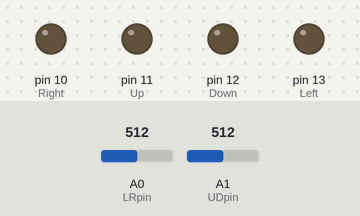
Bench run of a sketch on a simulated Arduino Uno, built with avr-gcc and run on an emulated ATmega328P. Shown: output pins drawn as LEDs (lit = HIGH). The inputs (shaded band) are chosen by the test bench; at power-on: A0 (LRpin) = 512, A1 (UDpin) = 512.

Above: at 1.2 s.
1.3 s: A0 (LRpin) set to 694
2.8 s: A0 (LRpin) set to 719
At 3.1 s:
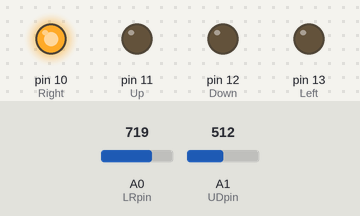
4.3 s: A1 (UDpin) set to 700
5.8 s: A1 (UDpin) set to 721
At 6.5 s:
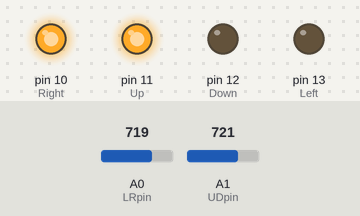
7.3 s: A0 (LRpin) set to 511
At 8.5 s:
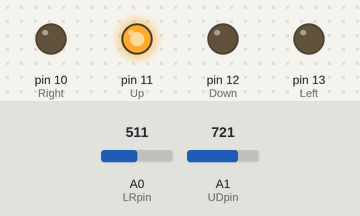
8.8 s: A1 (UDpin) set to 306
At 10.0 s:
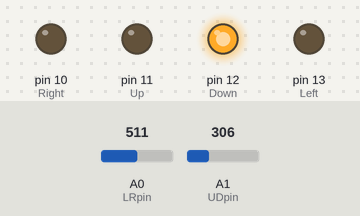
Timing chart, 0 to 11.3 s (numbered marks = the images above; inputs shaded):
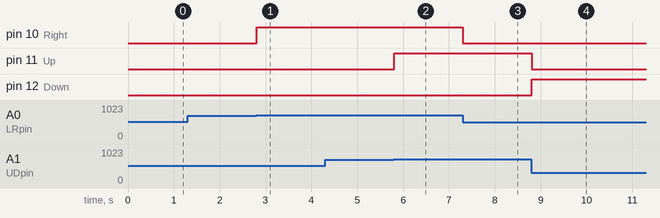

The sketch:

LED_Joystick_PWM.ino
```cpp
/* Use 220 Ohm resistors from LED to ground for current-limiting.
 *  Digital out connects to LED long leg, short leg to resistor, to ground.
 *  Long leg - anode - positive.
 *  Short leg - cathode - negative.
 *
 *  A0 - LR
 *  A1 - UD
 *  Both +LR and +UD are connected to 5V.
 */

#include "pwm.h"
#define DELAY     1000
#define THRESHOLD 200

  int LRpin = A0;
  int UDpin = A1;

  int LR = 0;
  int UD = 0;

  boolean Lval = 0;
  boolean Rval = 0;
  boolean Uval = 0;
  boolean Dval = 0;

  int LThresh = 512 - THRESHOLD;
  int RThresh = 512 + THRESHOLD;
  int DThresh = 512 - THRESHOLD;
  int UThresh = 512 + THRESHOLD;

void setup() {
  // put your setup code here, to run once:
  Serial.begin(9600);
  pinMode(10, OUTPUT);  // Right
  pinMode(11, OUTPUT);  // Up
  pinMode(12, OUTPUT);  // Down
  pinMode(13, OUTPUT);  // Left

  digitalWrite(10, LOW);
  digitalWrite(11, LOW);
  digitalWrite(12, LOW);
  digitalWrite(13, LOW);
}

void loop() {
  // put your main code here, to run repeatedly:
  LR = analogRead(LRpin);
  UD = analogRead(UDpin);
  /* Note: analog range for these inputs is 0 to 1024, so 512 is a zero. */

  /* For digital outs the best we can do is make sure that the joystick is above
   *  some threshold.  To improve it we could use PWM, making brightness proportional
   *  to the position of the joystick.
   */
/*
  Serial.print(LR);
  Serial.print(",");
  Serial.println(UD);
  delay(100);
*/
  // Assign values to each direction depending on whether raw count is beyond threshold.
  Lval = LR < LThresh;
  Rval = LR > RThresh;
  Dval = UD < DThresh;
  Uval = UD > UThresh;

  digitalWrite(10, Rval);
  digitalWrite(11, Uval);
  digitalWrite(12, Dval);
  digitalWrite(13, Lval);
  delay(10);
}
```

Measured:
- the behaviour switches between 712 and 713 on A0 (LRpin) (found by bisection; images 0 and 1)
- the behaviour switches between 712 and 713 on A1 (UDpin) (found by bisection; images 1 and 2)
- after the input at 1.3 s, every drawn part: stays the same
- after the input at 2.8 s, pin 10 (Right): LOW → HIGH at once
- after the input at 4.3 s, every drawn part: stays the same
- after the input at 5.8 s, pin 11 (Up): LOW → HIGH at once
- after the input at 7.3 s, pin 10 (Right): HIGH → LOW at once
- after the input at 8.8 s, pin 11 (Up): HIGH → LOW at once; pin 12 (Down): LOW → HIGH at once
